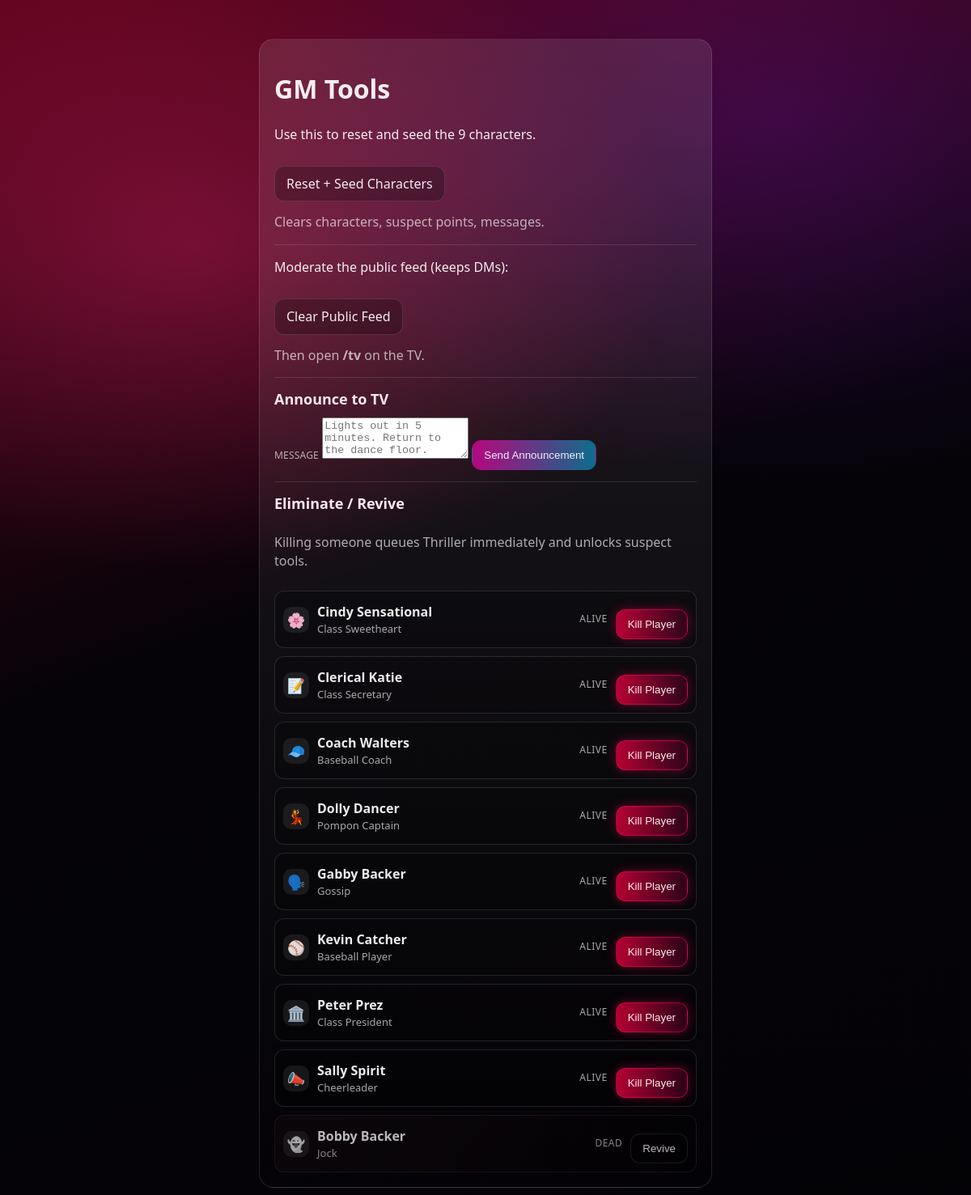
The page /gm on the database as committed earlier.
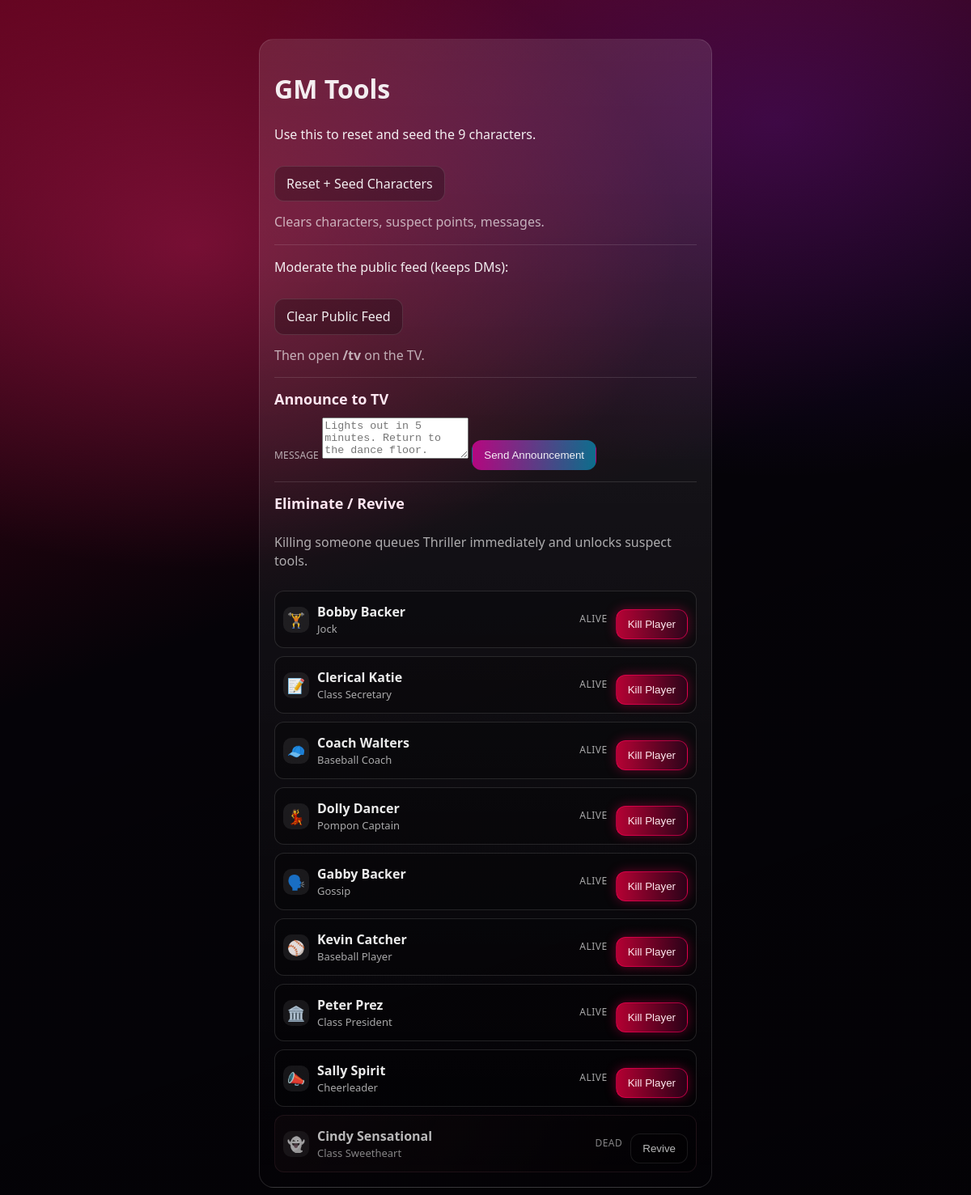
The same page on the database as committed later.
### tables this page shows
CREATE TABLE characters (
        id INTEGER PRIMARY KEY AUTOINCREMENT,
        name TEXT NOT NULL,
        role_tag TEXT NOT NULL,
        bio TEXT NOT NULL,
        avatar_emoji TEXT NOT NULL,
        is_alive INTEGER NOT NULL DEFAULT 1,
        suspect_score INTEGER NOT NULL DEFAULT 0,
        balance INTEGER NOT NULL DEFAULT 500,
        login_code TEXT NOT NULL UNIQUE
    );

### app.py (the view)
@app.route("/gm")
def gm():
    conn = get_db()
    characters = conn.execute("""
        SELECT * FROM characters
        ORDER BY is_alive DESC, name ASC
    """).fetchall()
    phase_two = is_phase_two(conn)
    conn.close()
    return render_template("gm.html", characters=characters, phase_two=phase_two)

### app.py (called while the page is built)
def get_db():
    conn = sqlite3.connect(DB_PATH)
    conn.row_factory = sqlite3.Row
    conn.execute("PRAGMA foreign_keys = ON")
    return conn

def is_phase_two(conn=None):
    owns_conn = False
    if conn is None:
        conn = get_db()
        owns_conn = True
    row = conn.execute("SELECT COUNT(*) AS cnt FROM characters WHERE is_alive = 0").fetchone()
    if owns_conn:
        conn.close()
    return bool(row and row["cnt"] > 0)

@app.before_request
def ensure_tables():
    global _db_initialized
    if not _db_initialized:
        init_db()
        _db_initialized = True

### templates/gm.html (shortened to what this page needs)
<!doctype html>
<html>
<head>
  <link rel="stylesheet" href="{{ url_for('static', filename='style.css') }}">
</head>
<body class="gm {{ 'phase-two' if phase_two else 'phase-one' }}">
  <div class="gm-wrap">
    <h1>GM Tools</h1>
    <p>Use this to reset and seed the 9 characters.</p>
    <a class="btn" href="/gm/seed">Reset + Seed Characters</a>
    <p class="hint">Clears characters, suspect points, messages.</p>
    <hr class="divider" />
    <p>Moderate the public feed (keeps DMs):</p>
    <a class="btn" href="/gm/clear_public">Clear Public Feed</a>
    <p class="hint">Then open <strong>/tv</strong> on the TV.</p>
    <hr class="divider" />
    <div class="gm-section">
      <div class="panel-title">Announce to TV</div>
      <form class="gm-announce-form" action="/gm/announce" method="post">
        <label class="form-label" for="gm-announcement">Message</label>
        <textarea id="gm-announcement" name="announcement" rows="3" maxlength="280" placeholder="Lights out in 5 minutes. Return to the dance floor." required></textarea>
        <button class="btn primary" type="submit">Send Announcement</button>
      </form>
    </div>
    <hr class="divider" />
    <div class="gm-section">
      <div class="panel-title">Eliminate / Revive</div>
      <p class="hint">Killing someone queues Thriller immediately and unlocks suspect tools.</p>
      <div class="gm-roster">
        {% for c in characters %}
          <div class="gm-row {% if not c.is_alive %}dead{% endif %}">
            <div class="avatar small" data-emoji="{{ c.avatar_emoji }}">{{ c.avatar_emoji if c.is_alive else "👻" }}</div>
            <div class="gm-row-main">
              <div class="gm-row-name">{{ c.name }}</div>
              <div class="gm-row-role">{{ c.role_tag }}</div>
            </div>
            <div class="gm-row-status">{% if c.is_alive %}Alive{% else %}Dead{% endif %}</div>
            <form action="{{ url_for('gm_kill') }}" method="post">
              <button class="btn {% if c.is_alive %}danger{% endif %}" type="submit">
                {% if c.is_alive %}Kill Player{% else %}Revive{% endif %}
              </button>
            </form>
          </div>
        {% endfor %}
      </div>
    </div>
  </div>
</body>
</html>

Rows that differ between the two databases and show on the page:
changed characters "Bobby Backer": is_alive+avatar_emoji "👻" → "🏋️"; is_alive "DEAD Revive" → "ALIVE Kill Player"; moves up the list
changed characters "Cindy Sensational": is_alive "🌸" → "👻"; is_alive "ALIVE Kill Player" → "DEAD Revive"; moves down the list
